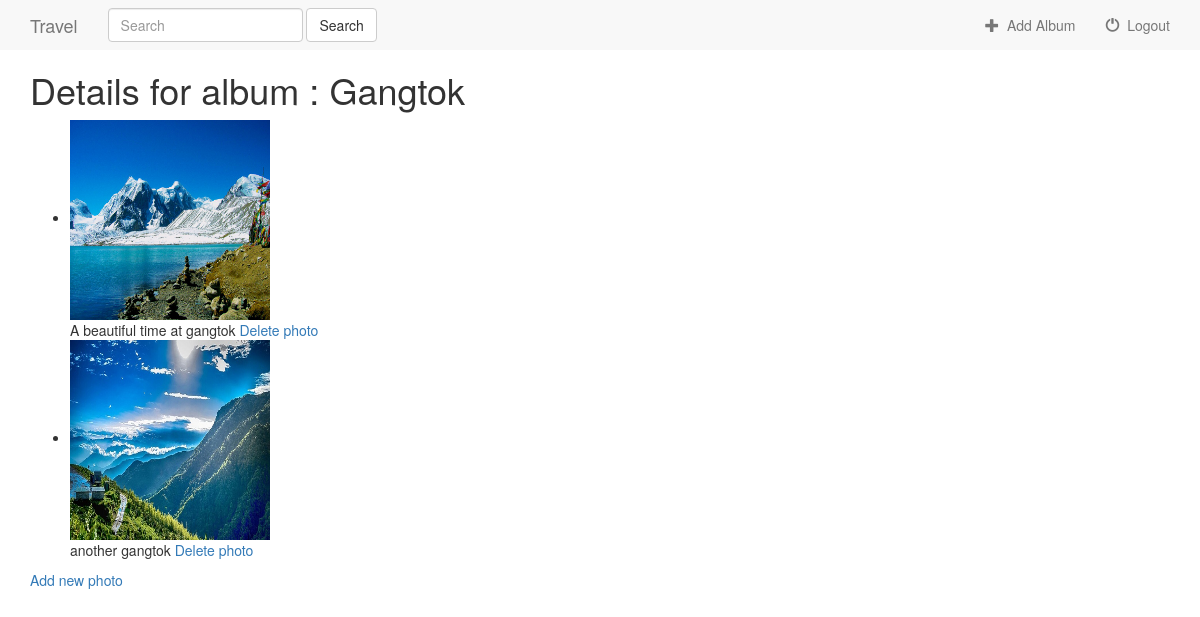
The app's page /travel/4/ (signed in) with its own data.
### travel/models.py (models this page shows, shortened)
class Album(models.Model):
    user = models.ForeignKey(User, default=1)
    album_title = models.CharField(max_length=500)
    album_logo = models.ImageField(upload_to='album_logo')

class Photo(models.Model):
    album = models.ForeignKey(Album, on_delete=models.CASCADE)
    photo_file = models.ImageField(upload_to='photo_file')
    photo_caption = models.CharField(max_length=100)

### travel/views.py (the view)
# urls.py: url(r'^(?P<album_id>[0-9]+)/$', views.details, name='details'),
def details(request, album_id):
    if not request.user.is_authenticated():
        return render(request, 'travel/login.html')
    else:
        user = request.user
        album = get_object_or_404(Album, pk=album_id)
        return render(request, 'travel/details.html', {'album': album, 'user': user})

### travel/templates/travel/details.html (shortened to what this page needs)
{% extends 'travel/base.html' %}
{% block body %}
    <div class="container">
        <h1>Details for album : {{ album.album_title }}</h1>
        <ul>
            {% for photo in album.photo_set.all %}
                <li>
                    <img src="{{ photo.photo_file.url }}" width="200" height="200"><br>
                    {{ photo.photo_caption }}
                    <a href="{% url 'travel:delete-photo' album.id photo.id %}">Delete photo</a>
                </li>
            {% endfor %}
        </ul>
        <a href="{% url 'travel:photo-add' album.id %}">Add new photo</a>
    </div>
{% endblock %}

### records on screen
Album: album_title "Gangtok"
Photo: photo_file (picture), photo_caption "A beautiful time at gangtok"
Photo: photo_file (picture), photo_caption "another gangtok"
